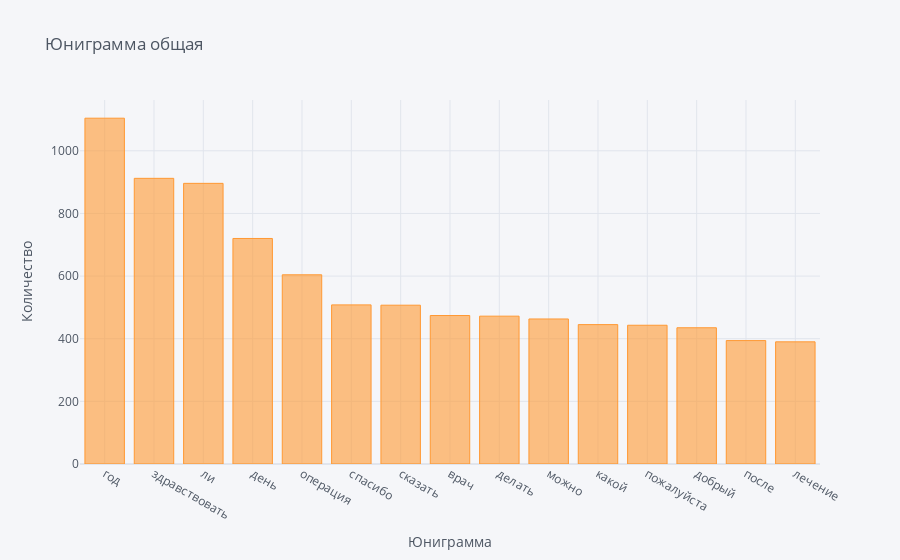

This figure's notebook cell:
### Markdown cell above
# Юниграммы

### Code cell
lol = pd.DataFrame(words, columns = ['Unigram', 'Frequency'])
lol = lol.set_index('Unigram')
lol.iplot(kind='bar', xTitle='Юниграмма', yTitle='Количество', title='Юниграмма общая')

### Figure 1 — Plotly figure (JSON) as saved in the notebook; plotly's stock layout.template omitted (floating-point values rounded to 4 significant figures)
{"data": [{"marker": {"color": "rgba(255, 153, 51, 0.6)", "line": {"color": "rgba(255, 153, 51, 1.0)", "width": 1}}, "name": "Frequency", "orientation": "v", "text": "", "type": "bar", "x": ["год", "здравствовать", "ли", "день", "операция", "спасибо", "сказать", "врач", "делать", "можно", "какой", "пожалуйста", "добрый", "после", "лечение"], "y": [1104, 912, 896, 720, 604, 508, 507, 474, 472, 463, 445, 443, 435, 394, 390]}], "layout": {"legend": {"bgcolor": "#F5F6F9", "font": {"color": "#4D5663"}}, "paper_bgcolor": "#F5F6F9", "plot_bgcolor": "#F5F6F9", "title": {"font": {"color": "#4D5663"}, "text": "Юниграмма общая"}, "xaxis": {"gridcolor": "#E1E5ED", "showgrid": true, "tickfont": {"color": "#4D5663"}, "title": {"font": {"color": "#4D5663"}, "text": "Юниграмма"}, "zerolinecolor": "#E1E5ED"}, "yaxis": {"gridcolor": "#E1E5ED", "showgrid": true, "tickfont": {"color": "#4D5663"}, "title": {"font": {"color": "#4D5663"}, "text": "Количество"}, "zerolinecolor": "#E1E5ED"}}}
